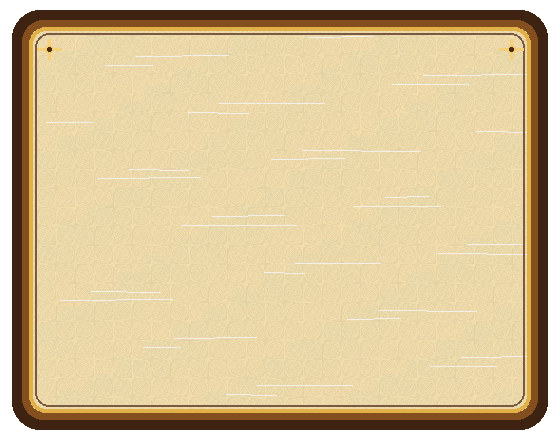
#> input picture tools/source_assets/cooking/c1b_recipe_card_frame_source.png, 560 x 440 px; the run also reads 1 picture not shown here
$ python process_cooking_c1b_assets.py
#> lines starting #> are read from the running program, lines starting #| are printed output that depends on the picture
#!/usr/bin/env python3
"""Build and deterministically process COOK-C1B recipe-card surfaces.

The committed 2x sources are the authored geometric masters. Normal/selected
paper, wood and gold framing live in the full-card PNGs; the shared navy title
band is a separate PNG so Japanese recipe names remain runtime-drawn.
"""

from __future__ import annotations

import argparse
import hashlib
import os
from pathlib import Path
import shutil
import sys
import tempfile

from PIL import Image, ImageDraw, ImageFilter


ROOT = Path(__file__).resolve().parents[1]
SOURCE_DIR = ROOT / "tools" / "source_assets" / "cooking"
OUTPUT_DIR = ROOT / "assets" / "showcase" / "cooking"

SLOTS = {
    "c1b_recipe_card_frame_source.png": ("recipe_card_frame.png", (280, 220)),
    "c1b_recipe_selected_card_frame_source.png": (
        "recipe_selected_card_frame.png",
        (280, 220),
    ),
    "c1b_recipe_title_band_source.png": ("recipe_title_band.png", (280, 62)),
}


# [77 lines left out: functions _paper_texture, _draw_card_source, _draw_title_band_source, not called in this run]


def _atomic_save_if_changed(candidate: Image.Image, path: Path) -> bool:
    candidate = candidate.convert("RGBA")
    candidate.load()
    if path.is_file():
        with Image.open(path) as existing:
            existing = existing.convert("RGBA")
            existing.load()
            if existing.size == candidate.size and existing.tobytes() == candidate.tobytes():
                print(f"preserved pixel-identical {path}")
                return False

    path.parent.mkdir(parents=True, exist_ok=True)
    descriptor, temp_name = tempfile.mkstemp(prefix=f".{path.name}.", suffix=".tmp", dir=path.parent)
    temp_path = Path(temp_name)
    try:
        with os.fdopen(descriptor, "wb") as stream:
            candidate.save(stream, format="PNG", optimize=False, compress_level=9)
            stream.flush()
            os.fsync(stream.fileno())
        os.replace(temp_path, path)
    finally:
        temp_path.unlink(missing_ok=True)
    print(f"updated {path}")
    return True


# [4 lines left out: function refresh_sources, not called in this run]


def _expected_outputs() -> dict[str, Image.Image]:
    expected: dict[str, Image.Image] = {}
    for source_name, (output_name, output_size) in SLOTS.items():
        source_path = SOURCE_DIR / source_name
        if not source_path.is_file():
            raise FileNotFoundError(f"missing authored C1-B source: {source_path}")
        with Image.open(source_path) as source:
#> source is the input picture: PIL image 560x440 RGBA; mean R, G, B, A 192.5, 171.5, 129.4, 229.4
            candidate = source.convert("RGBA").resize(output_size, Image.Resampling.LANCZOS)
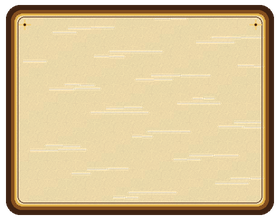
#> candidate: PIL image 280x220 RGBA; mean R, G, B, A 194.9, 173.7, 131.2, 228.9; transparent parts drawn white
            candidate.load()
        expected[output_name] = candidate
    return expected


def process_outputs() -> None:
    for output_name, candidate in _expected_outputs().items():
        _atomic_save_if_changed(candidate, OUTPUT_DIR / output_name)
#> pass 2 of the loop in process_outputs, `for output_name, candidate in _expected_outputs().items():`:
#> in _atomic_save_if_changed (call 2), `candidate = candidate.convert("RGBA")`:
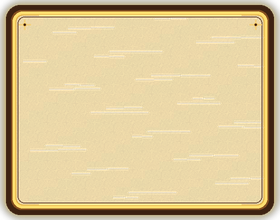
#> candidate: PIL image 280x220 RGBA; mean R, G, B, A 206.4, 185, 136, 236.5; transparent parts drawn white
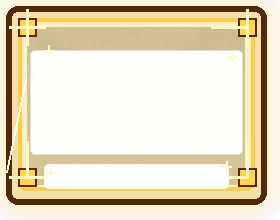
#> input picture assets/showcase/cooking/recipe_selected_card_frame.png, 280 x 220 px
#> in _atomic_save_if_changed, existing is the input picture: PIL image 280x220 RGBA; mean R, G, B, A 226.8, 200.2, 138.1, 113.2


# [81 lines left out: functions check_outputs, _digest, verify_twice, check_self_test, not called in this run]


def main() -> None:
    parser = argparse.ArgumentParser()
    mode = parser.add_mutually_exclusive_group()
    mode.add_argument(
        "--refresh-sources",
        action="store_true",
        help="regenerate authored sources, then atomically generate products",
    )
    mode.add_argument(
        "--verify-twice",
        action="store_true",
        help="atomically generate products twice and compare deterministic hashes (mutating generation mode)",
    )
    mode.add_argument(
        "--check",
        action="store_true",
        help="read-only: compare committed products with expected decoded RGBA pixels",
    )
    mode.add_argument(
        "--check-self-test",
        action="store_true",
        help="verify read-only drift detection against an isolated corrupt copy",
    )
    parser.add_argument(
        "--output-dir",
        type=Path,
        help="alternate product directory for --check (used by isolated regression tests)",
    )
    args = parser.parse_args()
    if args.check:
        failures = check_outputs(args.output_dir or OUTPUT_DIR)
        if failures:
            for failure in failures:
                print(f"FAIL: {failure}", file=sys.stderr)
            raise SystemExit(1)
        print("C1-B product check: ok (decoded RGBA, read-only)")
        return
    if args.check_self_test:
        if args.output_dir is not None:
            parser.error("--output-dir is only valid with --check")
        check_self_test()
        return
    if args.output_dir is not None:
        parser.error("--output-dir is only valid with --check")
    if args.refresh_sources:
        refresh_sources()
    if args.verify_twice:
        verify_twice()
    else:
        process_outputs()


if __name__ == "__main__":
    main()
